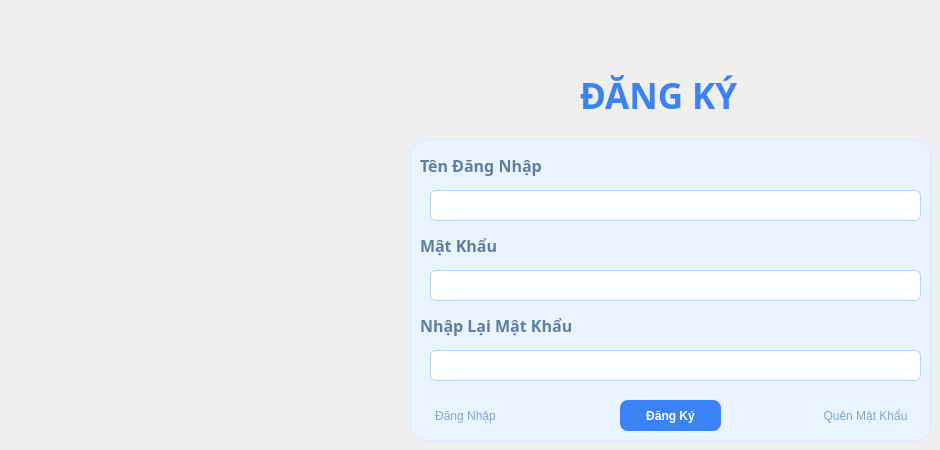
    <widget class="QWidget" name="dk">
     <property name="styleSheet">
      <string notr="true">QFrame#frameLogin_2 {
    background-color: #eaf4ff;
    border-radius: 15px;
    border: 1px solid #dbeafe;
    padding: 20px;
}</string>
     </property>
     <widget class="QFrame" name="fr_dk">
      <property name="geometry">
       <rect>
        <x>410</x>
        <y>140</y>
        <width>521</width>
        <height>301</height>
       </rect>
      </property>
      <property name="styleSheet">
       <string notr="true">
QFrame#fr_dk {
    background-color: #eaf4ff;
    border-radius: 15px;
    border: 1px solid #dbeafe;
    padding: 20px;
}</string>
      </property>
      <property name="frameShape">
       <enum>QFrame::StyledPanel</enum>
      </property>
      <property name="frameShadow">
       <enum>QFrame::Raised</enum>
      </property>
      <widget class="QLabel" name="lb_tdn_dk">
       <property name="geometry">
        <rect>
         <x>10</x>
         <y>10</y>
         <width>271</width>
         <height>31</height>
        </rect>
       </property>
       <property name="font">
        <font>
         <family>Lexend Black</family>
         <weight>75</weight>
         <bold>true</bold>
        </font>
       </property>
       <property name="styleSheet">
        <string notr="true">QLabel {
    color: #5f7ea3;   /* chữ label xanh nhạt */
    font-weight: 600;
background-color:#eaf4ff;
}</string>
       </property>
       <property name="text">
        <string>&lt;html&gt;&lt;head/&gt;&lt;body&gt;&lt;p&gt;&lt;span style=&quot; font-size:12pt;&quot;&gt;Tên Đăng Nhập&lt;/span&gt;&lt;/p&gt;&lt;/body&gt;&lt;/html&gt;</string>
       </property>
      </widget>
      <widget class="QLineEdit" name="lne_tdn_dk">
       <property name="geometry">
        <rect>
         <x>20</x>
         <y>50</y>
         <width>491</width>
         <height>31</height>
        </rect>
       </property>
       <property name="styleSheet">
        <string notr="true">QLineEdit {
    background-color: white;
    border: 1px solid #b6d4fe;
    border-radius: 6px;
    padding: 6px;
}

QLineEdit:focus {
    border: 1px solid #3b82f6;
}</string>
       </property>
      </widget>
      <widget class="QLabel" name="lb_mk_dk">
       <property name="geometry">
        <rect>
         <x>10</x>
         <y>90</y>
         <width>271</width>
         <height>31</height>
        </rect>
       </property>
       <property name="font">
        <font>
         <family>Lexend Black</family>
         <weight>75</weight>
         <bold>true</bold>
        </font>
       </property>
       <property name="styleSheet">
        <string notr="true">QLabel {
    color: #5f7ea3;   /* chữ label xanh nhạt */
    font-weight: 600;
background-color:#eaf4ff;
}
</string>
       </property>
       <property name="text">
        <string>&lt;html&gt;&lt;head/&gt;&lt;body&gt;&lt;p&gt;&lt;span style=&quot; font-size:12pt;&quot;&gt;Mật Khẩu&lt;/span&gt;&lt;/p&gt;&lt;/body&gt;&lt;/html&gt;</string>
       </property>
      </widget>
      <widget class="QLineEdit" name="lne_mk_dk">
       <property name="geometry">
        <rect>
         <x>20</x>
         <y>130</y>
         <width>491</width>
         <height>31</height>
        </rect>
       </property>
       <property name="styleSheet">
        <string notr="true">QLineEdit {
    background-color: white;
    border: 1px solid #b6d4fe;
    border-radius: 6px;
    padding: 6px;
}

QLineEdit:focus {
    border: 1px solid #3b82f6;
}</string>
       </property>
       <property name="echoMode">
        <enum>QLineEdit::Password</enum>
       </property>
      </widget>
      <widget class="QPushButton" name="pb_dk">
       <property name="geometry">
        <rect>
         <x>210</x>
         <y>260</y>
         <width>101</width>
         <height>31</height>
        </rect>
       </property>
       <property name="font">
        <font>
         <weight>75</weight>
         <bold>true</bold>
        </font>
       </property>
       <property name="styleSheet">
        <string notr="true">
QPushButton {
    background-color: #3b82f6;
    color: white;
    border: none;
    border-radius: 8px;
    padding: 6px 20px;
    font-weight: 600;
}

QPushButton:hover {
    background-color: #2563eb;
}

QPushButton:pressed {
    background-color: #1d4ed8;
}</string>
       </property>
       <property name="text">
        <string>Đăng Ký</string>
       </property>
      </widget>
      <widget class="QLabel" name="lb_dlmk_dk">
       <property name="geometry">
        <rect>
         <x>10</x>
         <y>170</y>
         <width>271</width>
         <height>31</height>
        </rect>
       </property>
       <property name="font">
        <font>
         <family>Lexend Black</family>
         <weight>75</weight>
         <bold>true</bold>
        </font>
       </property>
       <property name="styleSheet">
        <string notr="true">QLabel {
    color: #5f7ea3;   /* chữ label xanh nhạt */
    font-weight: 600;
background-color:#eaf4ff;
}
</string>
       </property>
       <property name="text">
        <string>&lt;html&gt;&lt;head/&gt;&lt;body&gt;&lt;p&gt;&lt;span style=&quot; font-size:12pt;&quot;&gt;Nhập Lại Mật Khẩu&lt;/span&gt;&lt;/p&gt;&lt;/body&gt;&lt;/html&gt;</string>
       </property>
      </widget>
      <widget class="QLineEdit" name="lne_dlmk_dk">
       <property name="geometry">
        <rect>
         <x>20</x>
         <y>210</y>
         <width>491</width>
         <height>31</height>
        </rect>
       </property>
       <property name="styleSheet">
        <string notr="true">QLineEdit {
    background-color: white;
    border: 1px solid #b6d4fe;
    border-radius: 6px;
    padding: 6px;
}

QLineEdit:focus {
    border: 1px solid #3b82f6;
}</string>
       </property>
       <property name="echoMode">
        <enum>QLineEdit::Password</enum>
       </property>
      </widget>
      <widget class="QPushButton" name="pb_dn_dk">
       <property name="geometry">
        <rect>
         <x>20</x>
         <y>260</y>
         <width>71</width>
         <height>31</height>
        </rect>
       </property>
       <property name="font">
        <font>
         <pointsize>-1</pointsize>
        </font>
       </property>
       <property name="styleSheet">
        <string notr="true">QPushButton{
    background: transparent;
    border: none;
    color: #7fa6d9;
    font-size: 12px;
}

QPushButton:hover{
    color: #3b82f6;
    text-decoration: underline;
}

QPushButton:pressed{
    color: #2563eb;
}</string>
       </property>
       <property name="text">
        <string>Đăng Nhập</string>
       </property>
      </widget>
      <widget class="QPushButton" name="pb_qmk_dk">
       <property name="geometry">
        <rect>
         <x>400</x>
         <y>260</y>
         <width>111</width>
         <height>31</height>
        </rect>
       </property>
       <property name="font">
        <font>
         <pointsize>-1</pointsize>
        </font>
       </property>
       <property name="styleSheet">
        <string notr="true">QPushButton{
    background: transparent;
    border: none;
    color: #7fa6d9;
    font-size: 12px;
}

QPushButton:hover{
    color: #3b82f6;
    text-decoration: underline;
}

QPushButton:pressed{
    color: #2563eb;
}</string>
       </property>
       <property name="text">
        <string>Quên Mật Khẩu</string>
       </property>
      </widget>
     </widget>
     <widget class="QLabel" name="lb_dk">
      <property name="geometry">
       <rect>
        <x>580</x>
        <y>70</y>
        <width>181</width>
        <height>51</height>
       </rect>
      </property>
      <property name="font">
       <font>
        <family>Lexend Black</family>
        <weight>75</weight>
        <bold>true</bold>
       </font>
      </property>
      <property name="styleSheet">
       <string notr="true">color: #3b82f6;</string>
      </property>
      <property name="text">
       <string>&lt;html&gt;&lt;head/&gt;&lt;body&gt;&lt;p&gt;&lt;span style=&quot; font-size:26pt;&quot;&gt;ĐĂNG KÝ &lt;/span&gt;&lt;/p&gt;&lt;/body&gt;&lt;/html&gt;</string>
      </property>
     </widget>
    </widget>
